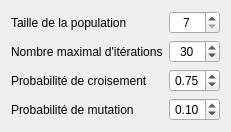
                     <widget class="QWidget" name="ag_params">
                      <layout class="QGridLayout" name="gridLayout_26">
                       <item row="0" column="0">
                        <layout class="QGridLayout" name="gridLayout_25">
                         <item row="0" column="0">
                          <widget class="QLabel" name="label_33">
                           <property name="text">
                            <string>Taille de la population</string>
                           </property>
                          </widget>
                         </item>
                         <item row="3" column="0">
                          <widget class="QLabel" name="label_36">
                           <property name="text">
                            <string>Probabilité de mutation</string>
                           </property>
                          </widget>
                         </item>
                         <item row="2" column="0">
                          <widget class="QLabel" name="label_35">
                           <property name="text">
                            <string>Probabilité de croisement</string>
                           </property>
                          </widget>
                         </item>
                         <item row="0" column="1">
                          <widget class="QSpinBox" name="ag_taille_pop">
                           <property name="maximumSize">
                            <size>
                             <width>70</width>
                             <height>16777215</height>
                            </size>
                           </property>
                           <property name="alignment">
                            <set>Qt::AlignCenter</set>
                           </property>
                           <property name="minimum">
                            <number>7</number>
                           </property>
                           <property name="maximum">
                            <number>25</number>
                           </property>
                          </widget>
                         </item>
                         <item row="2" column="1">
                          <widget class="QDoubleSpinBox" name="ag_prob_xover">
                           <property name="maximumSize">
                            <size>
                             <width>70</width>
                             <height>16777215</height>
                            </size>
                           </property>
                           <property name="alignment">
                            <set>Qt::AlignCenter</set>
                           </property>
                           <property name="minimum">
                            <double>0.600000000000000</double>
                           </property>
                           <property name="maximum">
                            <double>1.000000000000000</double>
                           </property>
                           <property name="singleStep">
                            <double>0.100000000000000</double>
                           </property>
                           <property name="value">
                            <double>0.750000000000000</double>
                           </property>
                          </widget>
                         </item>
                         <item row="1" column="0">
                          <widget class="QLabel" name="label_34">
                           <property name="text">
                            <string>Nombre maximal d'itérations</string>
                           </property>
                          </widget>
                         </item>
                         <item row="1" column="1">
                          <widget class="QSpinBox" name="ag_max_iter">
                           <property name="maximumSize">
                            <size>
                             <width>70</width>
                             <height>16777215</height>
                            </size>
                           </property>
                           <property name="alignment">
                            <set>Qt::AlignCenter</set>
                           </property>
                           <property name="maximum">
                            <number>100</number>
                           </property>
                           <property name="value">
                            <number>30</number>
                           </property>
                          </widget>
                         </item>
                         <item row="3" column="1">
                          <widget class="QDoubleSpinBox" name="ag_prob_mut">
                           <property name="maximumSize">
                            <size>
                             <width>70</width>
                             <height>16777215</height>
                            </size>
                           </property>
                           <property name="alignment">
                            <set>Qt::AlignCenter</set>
                           </property>
                           <property name="maximum">
                            <double>0.300000000000000</double>
                           </property>
                           <property name="singleStep">
                            <double>0.100000000000000</double>
                           </property>
                           <property name="value">
                            <double>0.100000000000000</double>
                           </property>
                          </widget>
                         </item>
                        </layout>
                       </item>
                      </layout>
                     </widget>
